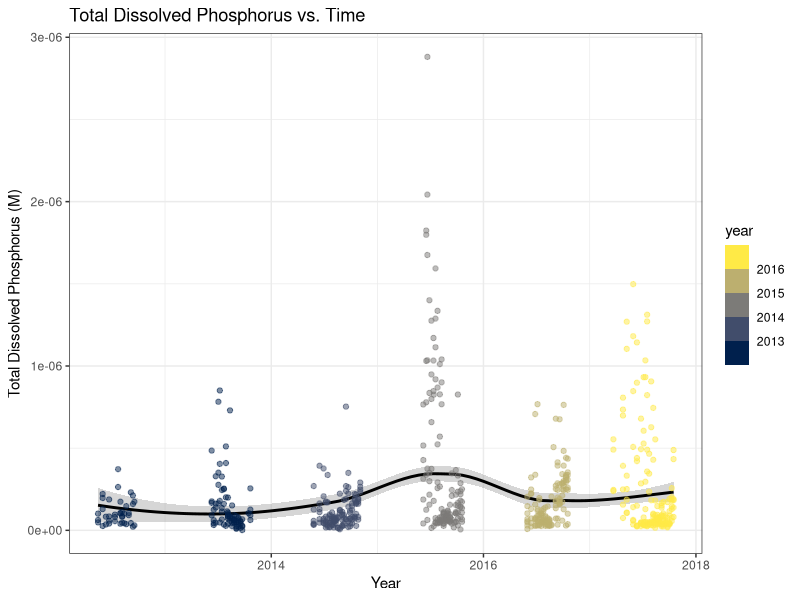
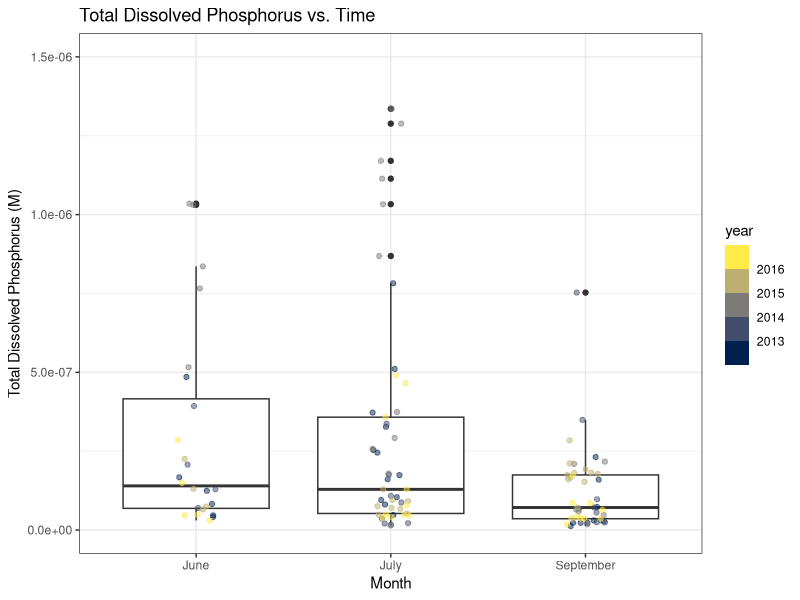
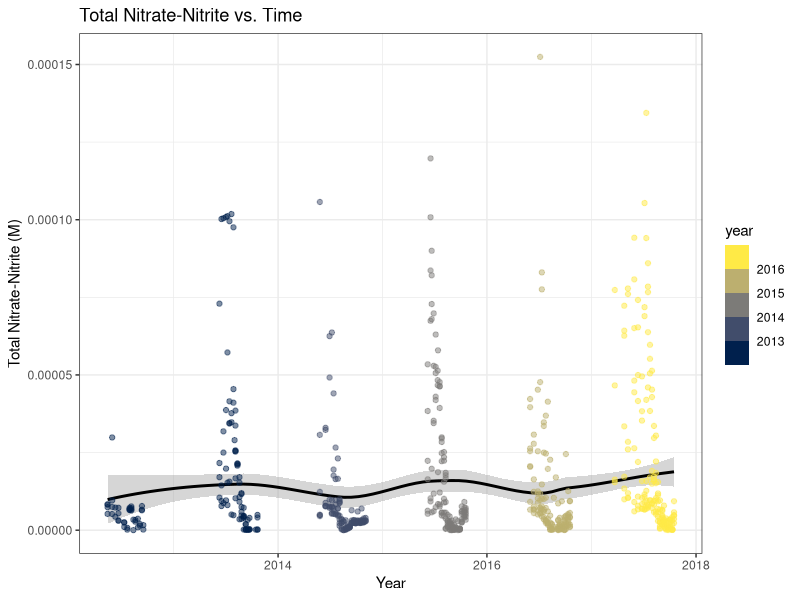
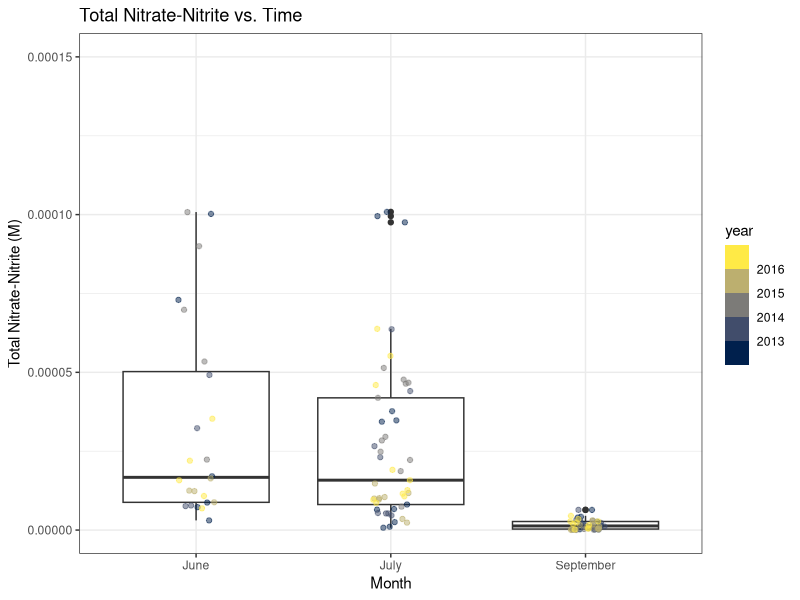
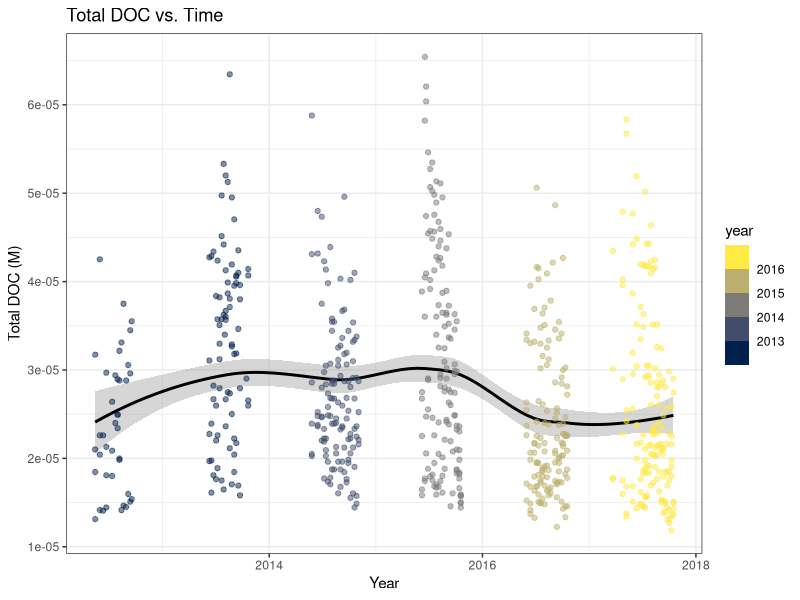
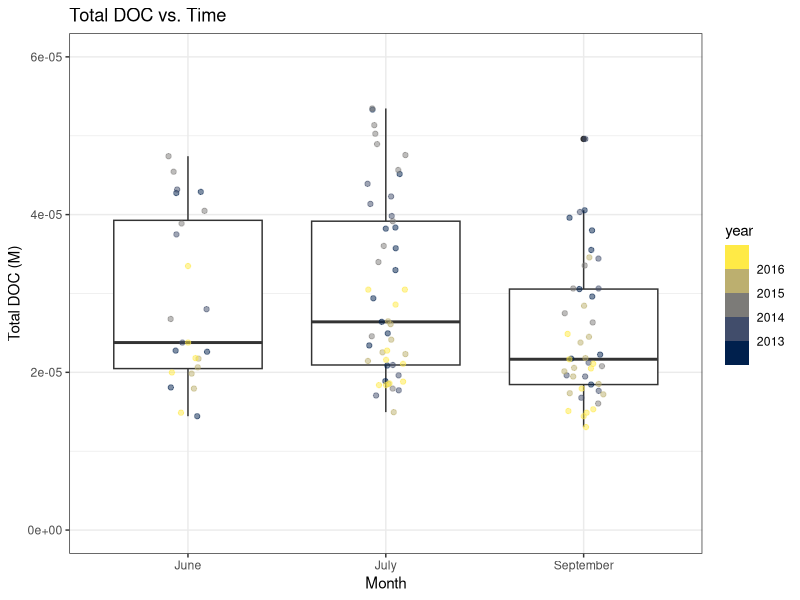
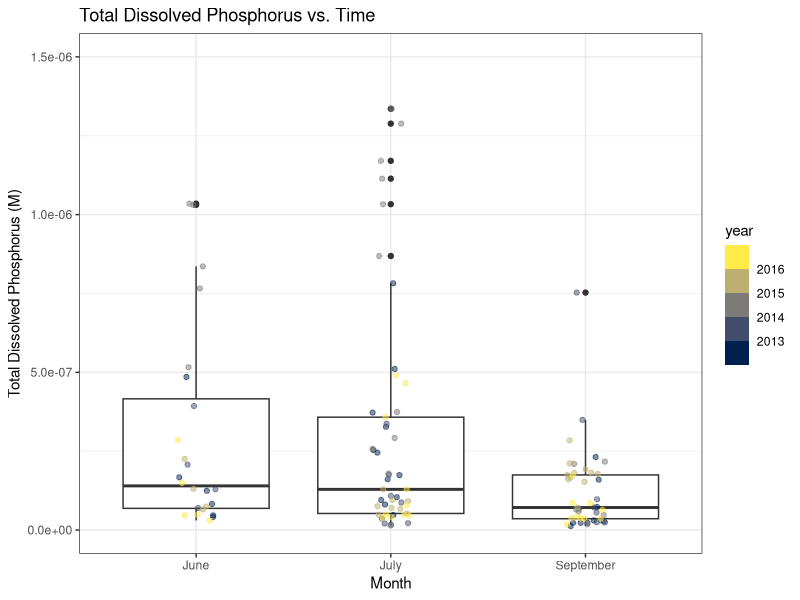
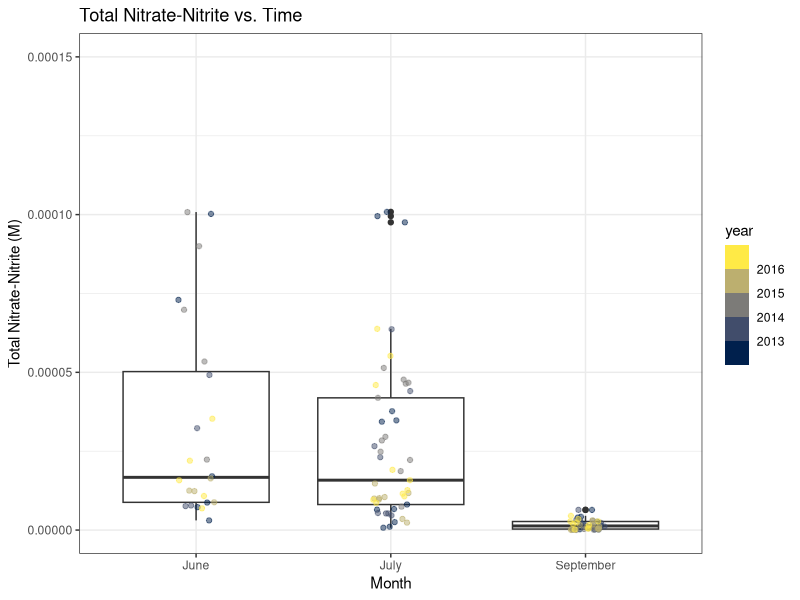

These figures' R source, in order:
## ---- chunk 1
knitr::opts_chunk$set(echo = TRUE)
options(warn=-1)
## ---- chunk 2
library(tidyverse)
library(dplyr)
library(lubridate)
library(viridisLite)
library(knitr)
## ---- chunk 3
#read in data
HABS_data <- read_csv("478_LakeErie_data.csv") %>% 
  #make a month column
  mutate(month = months(as.Date(Date, format = "%m/%d/%Y"))) %>% 
  #make a year column
  mutate(year = year(as.Date(Date, format = "%m/%d/%Y"))+2000) %>% 
  mutate(nit_M = nitrate_nitrite_mgL/(62.0049*1000), #converting nitrate to M -> X mg/L * 1 mol/62.0049 g * 1 g/1000 mg
                 total_dissolved_posphorus_M = total_dissolved_posphorus_ugL/(94.9714*1000*1000), #converting phosphate to M -> X ug/L * 1 mol/94.9714 g * 1 g/1000 mg * 1 mg/1000 ug
                 DOC_M = DOC_mgL/(137.11*1000)) %>% #converting DOC (proxy = salicylate) to M -> X mg/L * 1 mol/137.11 g * 
                  # 1 g/1000 mg
  #making R read the date column as a date
  mutate(date_tidy = as.Date(Date, format = "%m/%d/%y")) 
## ---- chunk 4
# ordering months chronologically
HABS_data_factored <- HABS_data %>% 
  mutate(month = factor(month, levels = c("March", "April", "May", "June",
                        "July", "August", "September", "October", "November"))) %>% 
  arrange(month)
## ---- chunk 5
# plot phosphorus data over time (2012-2018)
HABS_data %>%
  group_by(year) %>% 
  filter(total_dissolved_posphorus_M > 0, nit_M > 0, DOC_M > 0) %>%
  ggplot(aes(x = date_tidy,
             y = total_dissolved_posphorus_M, 
             color = year)) +
    geom_smooth(col = "black") +
  geom_point(alpha=0.5) + 
  scale_color_viridis_b(option = "cividis") + 
  theme_bw() + 
  labs(title = "Total Dissolved Phosphorus vs. Time") +
  xlab("Year") + 
  ylab("Total Dissolved Phosphorus (M)")

# plot phosphorus data by month
HABS_data_factored %>% 
  filter(total_dissolved_posphorus_M > 0, nit_M > 0, DOC_M > 0,
         month == c("June","July","September")) %>% 
  ggplot(aes(x = as.factor(month), 
             y = total_dissolved_posphorus_M,
             color = year)) + 
  geom_boxplot() +
  geom_point(position = position_jitterdodge(jitter.width = 0.2), 
             alpha = 0.5) +
  scale_color_viridis_b(option = "cividis") + 
  theme_bw() + 
  labs(title = "Total Dissolved Phosphorus vs. Time") +
  xlab("Month") + 
  ylab("Total Dissolved Phosphorus (M)") +
  ylim(0, 1.5e-6)

#save boxplot
ggsave("tdp_month_plot.png",
       height = 4,
       width = 6)
## ---- chunk 6
# ANOVA of phosphorus data
phosphorus_anova <- 
  aov(total_dissolved_posphorus_M ~ month, data = HABS_data_factored)

summary(phosphorus_anova)

# Tukey HSD of phosphorus ANOVA
phosphorus_tukey <- TukeyHSD(phosphorus_anova)

phosphorus_tukey
## ---- chunk 7
# plot nitrate data over time (2012-2018)
HABS_data %>%
  group_by(year) %>% 
  filter(nit_M > 0, nit_M > 0, DOC_M > 0) %>%
  ggplot(aes(x = date_tidy,
             y = nit_M, 
             color = year)) +
    geom_smooth(col = "black") +
  geom_point(alpha = 0.5) + 
  scale_color_viridis_b(option = "cividis") + 
  theme_bw() + 
  labs(title = "Total Nitrate-Nitrite vs. Time") +
  xlab("Year") + 
  ylab("Total Nitrate-Nitrite (M)")

# plot nitrate data by month 
HABS_data_factored %>% 
  filter(nit_M > 0, nit_M > 0, DOC_M > 0,
         month == c("June","July","September")) %>% 
  ggplot(aes(x = as.factor(month), 
             y = nit_M,
             color = year)) + 
  geom_boxplot() +
  geom_point(position = position_jitterdodge(jitter.width = 0.2), 
             alpha = 0.5) +
  scale_color_viridis_b(option = "cividis") + 
  theme_bw() + 
  labs(title = "Total Nitrate-Nitrite vs. Time") +
  xlab("Month") + 
  ylab("Total Nitrate-Nitrite (M)") +
  ylim(0, 1.5e-4)

#save boxplot
ggsave("nit_month_plot.png",
       height = 4,
       width = 6)
## ---- chunk 8
#nitrate ANOVA
nitrate_anova <- 
  aov(nit_M ~ month, data = HABS_data_factored)

summary(nitrate_anova)

#Tukey HSD of nitrate ANOVA
TukeyHSD(nitrate_anova)
## ---- chunk 9
# plot DOC data over time (2012-2018)
HABS_data %>%
  group_by(year) %>% 
  filter(nit_M > 0, nit_M > 0, DOC_M > 0) %>%
  ggplot(aes(x = date_tidy,
             y = DOC_M, 
             color = year)) +
    geom_smooth(col = "black") +
  geom_point(alpha = 0.5) + 
  scale_color_viridis_b(option = "cividis") + 
  theme_bw() + 
  labs(title = "Total DOC vs. Time") +
  xlab("Year") + 
  ylab("Total DOC (M)")

# plot DOC data by month
HABS_data_factored %>% 
  filter(total_dissolved_posphorus_M > 0, nit_M > 0, DOC_M > 0,
         month == c("June","July","September")) %>% 
  ggplot(aes(x = as.factor(month), 
             y = DOC_M,
             color = year)) + 
  geom_boxplot() +
  geom_point(position = position_jitterdodge(jitter.width = 0.2), 
             alpha = 0.5) +
  scale_color_viridis_b(option = "cividis") + 
  theme_bw() + 
  labs(title = "Total DOC vs. Time") +
  xlab("Month") + 
  ylab("Total DOC (M)") +
  ylim(0, 6e-5)

# save boxplot 
ggsave("DOC_month_plot.png",
       height = 4,
       width = 6)
## ---- chunk 10
# ANOVA of DOC data
DOC_anova <- 
  aov(DOC_M ~ month, data = HABS_data_factored)

summary(DOC_anova)

# Tukey HSD of DOC ANOVA
TukeyHSD(DOC_anova)
## ---- chunk 11
#create new data frame
HABS_data_month <- HABS_data %>% 
  group_by(month) %>% 
  # eliminate any NA/NULL values
  filter(total_dissolved_posphorus_M > 0, nit_M > 0, DOC_M > 0) %>% 
  # include in the new data frame mean concentrations for each month 
  summarize(mean_tdp_M = mean(total_dissolved_posphorus_M), 
            mean_nit_M = mean(nit_M), 
            mean_DOC_M = mean(DOC_M))

#create data table
HABS_data_month_factored <- HABS_data_month %>% 
  mutate(month = factor(month, levels = c("March", "April", "May", "June",
                        "July", "August", "September", "October", "November"))) %>% 
  arrange(month)
kable(HABS_data_month_factored, col.names = 
        c("Month", "Mean Total Dissolved Phosphorus (M)", "Mean Nitrate-Nitrite (M)", "Mean DOC (M)"))
